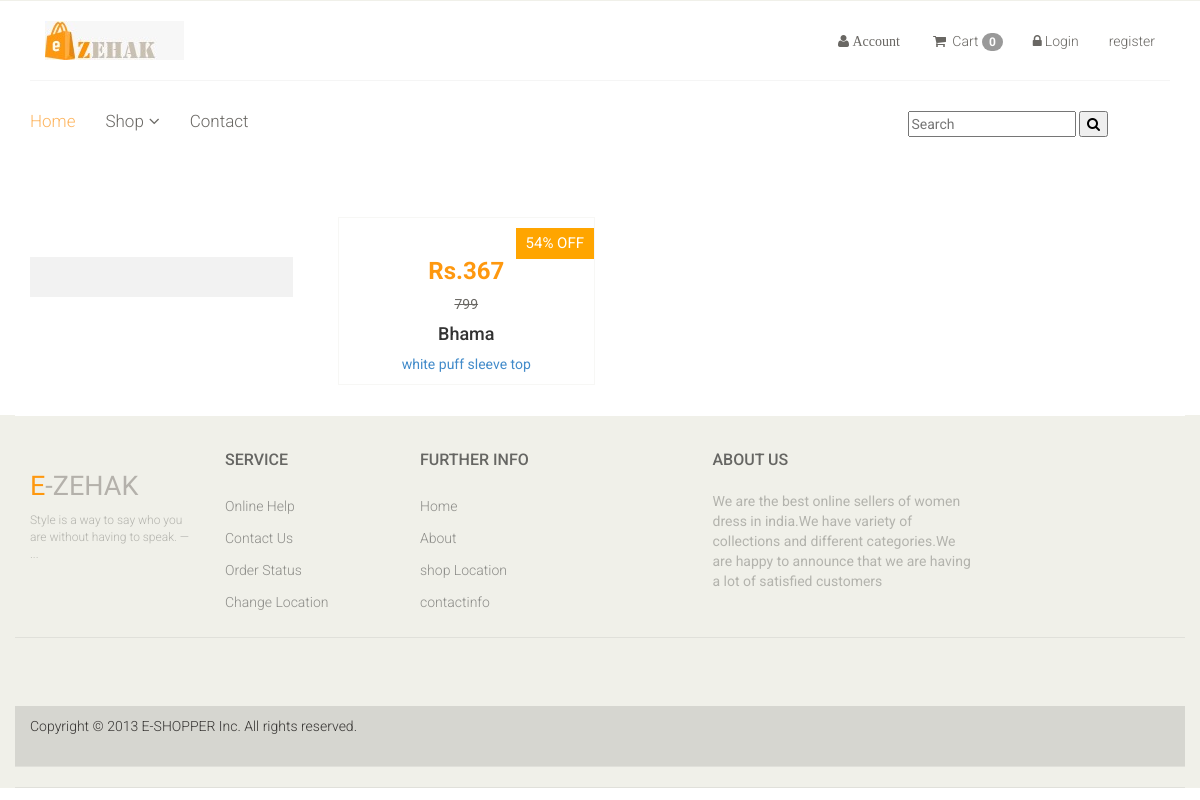
Before: /brand/Bhama with the older database file.
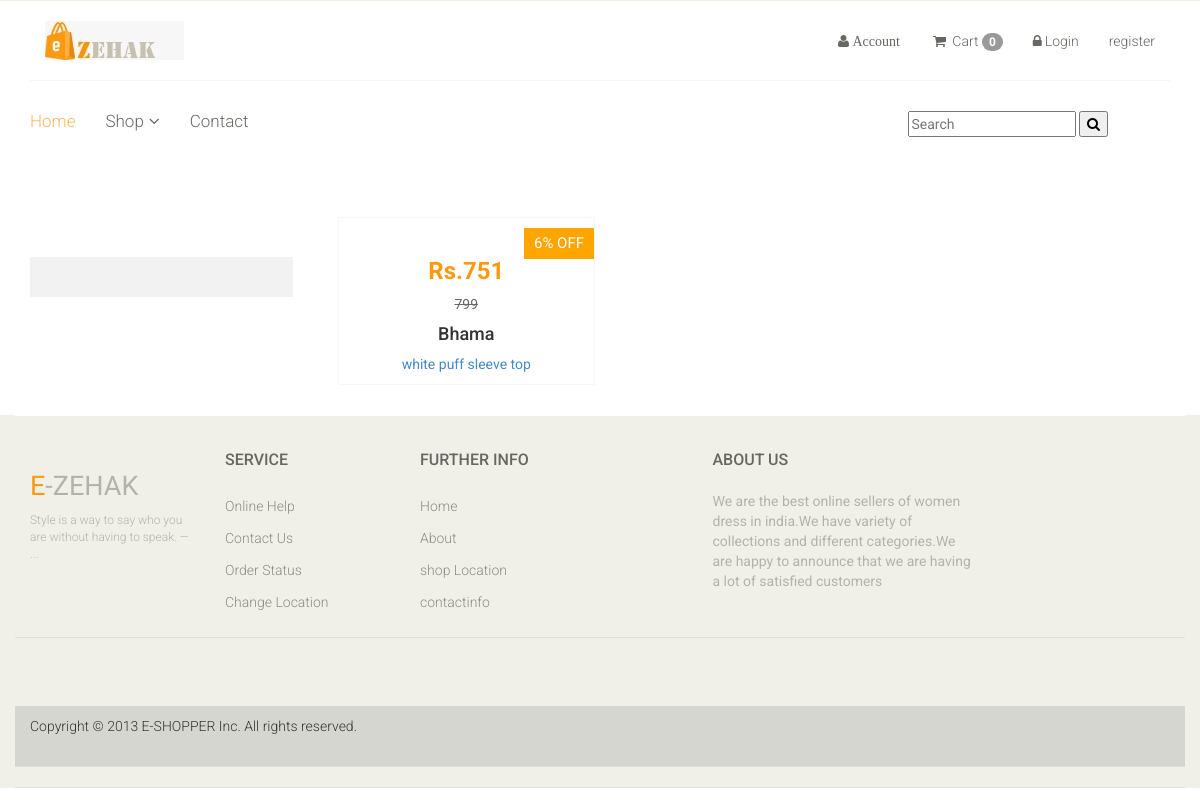
After: the same page with the newer database file.
### week8/models.py (models this page shows, shortened)
class Product(models.Model):
    image1 = models.ImageField(upload_to='photos/productimages')
    image2 = models.ImageField(upload_to='photos/productimages')
    image3 = models.ImageField(upload_to='photos/productimages',blank=True)
    image4 = models.ImageField(upload_to='photos/productimages',blank=True)
    brand = models.CharField(max_length=50)
    productname = models.CharField(max_length=50,unique=True)
    category = models.ForeignKey(Category,on_delete=models.CASCADE)
    price = models.IntegerField()
    offers = models.IntegerField(default=0)
    newprice = models.IntegerField(default=0)
    size = models.ManyToManyField(Size, default='s')
    stock = models.IntegerField()

class Category(models.Model):
    category_name = models.CharField(max_length=100,unique=True)
    cat_image = models.ImageField(upload_to='photos/categories',blank=True)
    offer = models.IntegerField(default=0)

### zehak/views.py (the view)
# urls.py: path('brand/<bar>',views.brand,name='brand'),
def brand(request,bar):
    brand = Product.objects.filter(brand=bar)
    context={'br' : brand}
    return render(request,"user/brand.html",context)

### zehak/context_processor.py (called while the page is built)
def counter(request):
    cart_count = 0
    if 'admin' in request.path:
        return {}
    else:
        try:
            cart_items = CartItem.objects.all().filter(user=request.user)
            for cart_item in cart_items:
                cart_count += 1
        except TypeError:
            cart_count = 0
    return dict(cart_count=cart_count)

### templates/user/brand.html (shortened to what the changed rows need)
{% load static %}
<!DOCTYPE html>
<html lang="en">
<head>
    <link href="{% static 'user/css/bootstrap.min.css' %}" rel="stylesheet">
    <link href="{% static 'user/css/font-awesome.min.css' %}" rel="stylesheet">
    <link href="{% static 'user/css/prettyPhoto.css' %}" rel="stylesheet">
    <link href="{% static 'user/css/price-range.css' %}" rel="stylesheet">
    <link href="{% static 'user/css/animate.css' %}" rel="stylesheet">
	<link href="{% static 'user/css/main.css' %}" rel="stylesheet">
	<link href="{% static 'user/css/responsive.css' %}" rel="stylesheet">
</head>
<body>
	<section>
		<div class="container">
			<div class="row">
				<div class="col-sm-9 padding-right">
					<div class="features_items">
						{% for i in br %}
						<div class="col-sm-4">
							<div class="product-image-wrapper">
								<div class="single-products" class="item">
										<div class="productinfo text-center">
											{% if i.offers > i.category.offer %}
                                        <span class="notify-badge">{{i.offers}}% OFF</span>
                                        {% elif i.offers < i.category.offer %}
                                        <span class="notify-badge">{{i.category.offer}}% OFF</span>
                                        {% elif  i.price == i.newprice %}
                                        {% else %}
                                        <span class="notify-badge">{{i.category.offer}}% OFF</span>
                                        {% endif %}
											<h2>Rs.{{ i.newprice }}</h2><p><del>{{ i.price }}</del></p>
											<h4>{{ i.brand }}</h4>
											<p><a href="{% url 'productdetails' i.id %}">{{ i.productname }}</a></p>
										</div>
								</div>
							</div>
						</div>
						{% endfor %}
						</div>
					</div>
				</div>
			</div>
	</section>
	<footer id="footer">
		<div class="footer-top">
			<div class="container">
				<div class="row">
					<div class="col-sm-2">
						<div class="companyinfo">
							<h2><span>e</span>-ZEHAK</h2>
						</div>
					</div>
		<div class="footer-widget">
			<div class="container">
				<div class="row">
					<div class="col-sm-2">
						<div class="single-widget">
							<h2>Service</h2>
						</div>
					</div>
					<div class="col-sm-2">
						<div class="single-widget">
							<h2>Further info</h2>
						</div>
					</div>
					<div class="col-sm-3 col-sm-offset-1">
						<div class="single-widget">
							<h2>About Us</h2>
						</div>
					</div>
				</div>
			</div>
		</div>
	</footer>
</body>
</html>

Changed rows visible on the page:
changed Product "Bhama": category.offer "54" → "6"; newprice "367" → "751"
